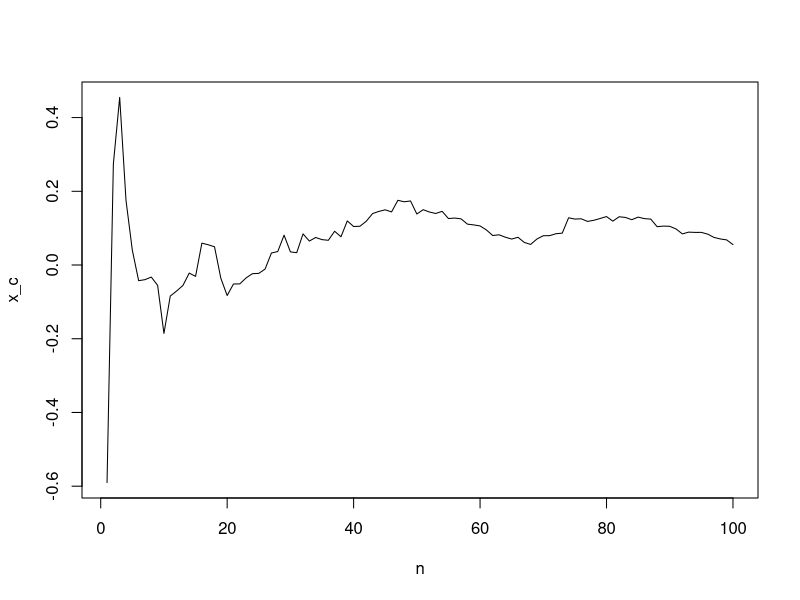

The R script that drew this image:
k<-100
x<-rep(0,100)
for (i in 1:k) {
 u1<-runif(1,0,1)
 #u2<-runif(1,0,1)
 if(u1<0.5){
   x[i]<-0.5*log(2*u1)
 }else{
   x[i]<-(-0.5*log(2-2*u1))
 }
  
}
n<-1:k
x_c<-cumsum(x)/n

plot(n,x_c,type = "l")

x
